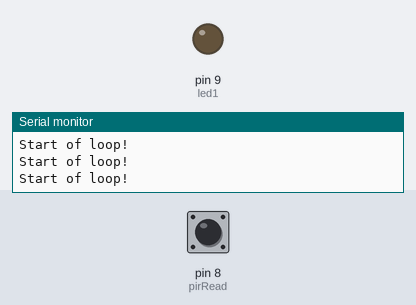
Bench run of a sketch on a simulated Arduino Uno, built with avr-gcc and run on an emulated ATmega328P. On the bench: output pins drawn as LEDs (lit = HIGH), the last lines printed to the serial monitor. Dashed ring = blinking. The test bench sets the inputs (shaded band); at power-on: pin 8 (pirRead) LOW.

Above: at 1.2 s.
1.3 s: pin 8 (pirRead) driven HIGH
At 4.2 s:
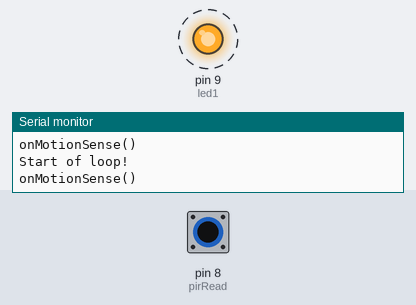
4.3 s: pin 8 (pirRead) driven LOW
At 5.1 s:
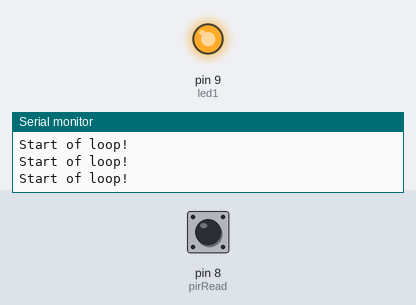
7.3 s: pin 8 (pirRead) pulsed HIGH 5 times (0.12 s each, 0.3 s apart)
At 8.3 s:
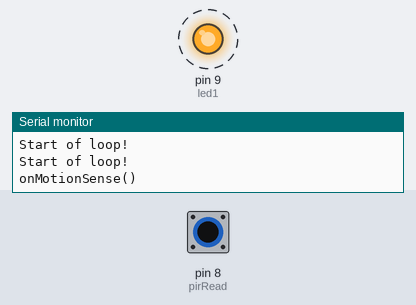
11.8 s: pin 8 (pirRead) pulsed HIGH 2 times (0.12 s each, 0.3 s apart)
At 13.5 s:
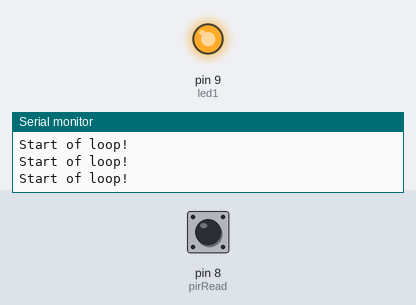
Timing chart, 0 to 15.0 s (numbered marks = the images above; inputs shaded):
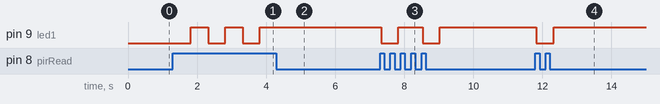

The sketch:

main.ino
```cpp
// Motion Sensor (PIR)
const int pirRead = 8;
// volatile boolean motionSense = false;
// LEDs
const int led1 = 9;
const int led2 = 10;
const int led3 = 11;
const int led4 = 12;
const int led5 = 13;

void setup(){
  // setup Arduino Serial Monitor
  Serial.begin(9600);
  // while (!Serial);   // wait until ready
  Serial.println("\n\nHAL 9000 module");
  // Serial.flush();

  pinMode(led1, OUTPUT);
  pinMode(pirRead, INPUT);
  // pinMode(6, OUTPUT);
  // digitalWrite(6, HIGH);
  // pinMode(7, OUTPUT);
  // digitalWrite(7, HIGH);
  // pinMode(8, OUTPUT);
  // digitalWrite(8, HIGH);
  // Motion Sensor
  // attachInterrupt(0, onMotionInterrupt, RISING);

  // any one-time tests
  /*testLcdDisplay();*/
}

void loop(){
  // delay(5 * 60 * 1000); // 5 seconds
  Serial.println("Start of loop!");
  // int value = digitalRead(pirRead);
  if (digitalRead(pirRead)) {
    Serial.println("onMotionSense()");
    digitalWrite(led1, LOW);
    delay(500);
    digitalWrite(led1, HIGH);
    delay(500);
  } else { /* Serial.println("onIdle()"); */ }
  // digitalWrite(led, LOW);
  // delay(500);
  // digitalWrite(led, HIGH);
  // delay(500);

  // if(motionSense){
  //   lcd.clear();
  //   lcd.print("Interrupt detected");
  //   delay(1000);
  //   lcd.clear();
  //   motionSense = false;
  // }
}

/*** SUPPORTING FUNCTIONS ***/

// void onMotionInterrupt() {
//   motionSense = true;
// }
```

Measured:
- after the input at 1.3 s, pin 9 (led1): alternates HIGH for 0.50 s and LOW for 0.50 s, starting after 0.52 s
- after the input at 4.3 s, pin 9 (led1): stops changing and stays HIGH
- after the input at 7.3 s, pin 9 (led1): alternates HIGH for 0.70 s and LOW for 0.50 s, 4 changes in all, then stays HIGH, starting at once
- after the input at 11.8 s, pin 9 (led1): HIGH → LOW at once, → HIGH 0.50 s later
